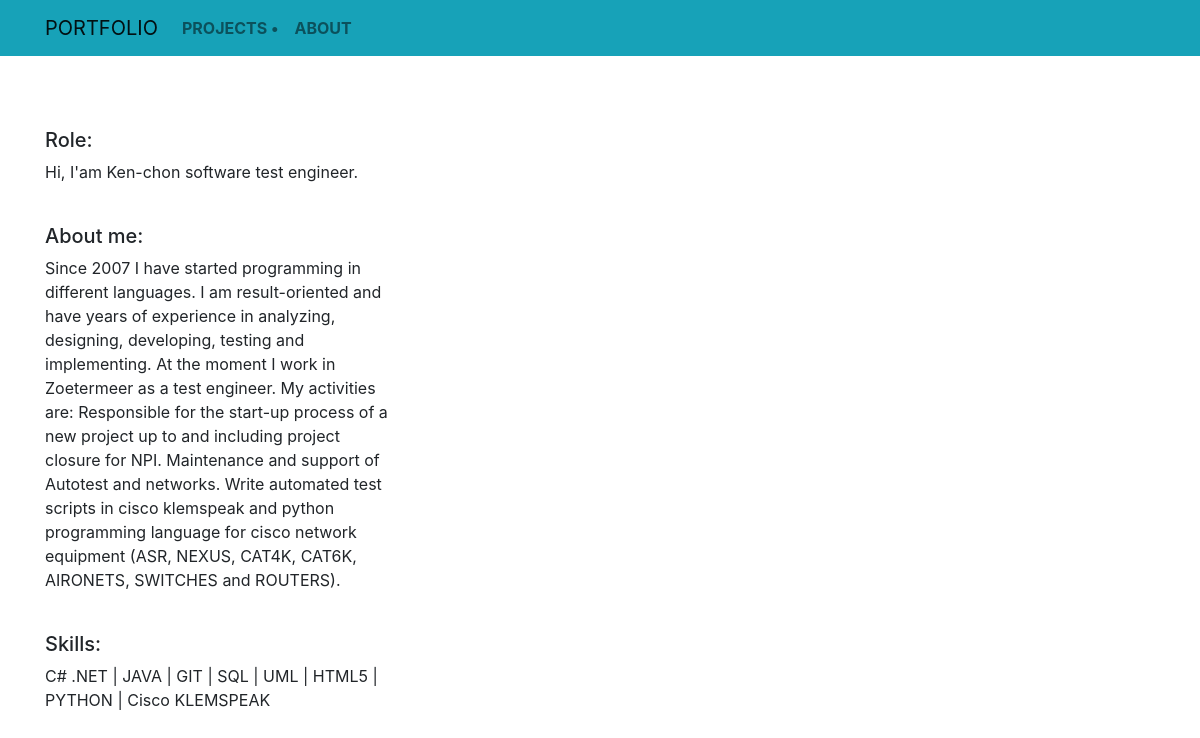
The page /about/ on the database its author committed.
### about/models.py (models this page shows)
class About(models.Model):
    role = models.CharField(max_length=100)
    descriptions = models.TextField()
    tech = models.CharField(max_length=100)

### about/views.py (the view)
# urls.py: path("", views.About_index, name="About_index"),
def About_index(request):
    about = About.objects.all()
    context = {
        "about": about
    }
    return render(request, "About_index.html",context)

### about/templates/About_index.html
{% extends "base.html" %}
{% load static %}
{% block page_content %}
<br>
<br>
<br>
<div class="row">
    {% for About in about %}
    <div class="col-md-4">
        <h5>Role:</h5>
        <p>{{ About.role}}</p>
        <br>
        <h5>About me:</h5>
        <p>{{ About.descriptions }}</p>
        <br>
        <h5>Skills:</h5>
        <p>{{ About.tech }}</p>
    </div>
    {% endfor %}
</div>
{% endblock %}

### rows shown on the page
About: role "Hi, I'am Ken-chon software test engineer.", descriptions "Since 2007 I have started programming in different languages. I am result-oriented and have years of experience in analyzing, designing, developing, testing and implementing. At the moment I work in Zoetermeer as a test engineer. My activities are: Responsible for the start-up process of a new project up to and including project closure for NPI. Maintenance and support of Autotest and networks. Write automated test scripts in cisco klemspeak and python programming language for cisco network equipment (ASR, NEXUS, CAT4K, CAT6K, AIRONETS, SWITCHES and ROUTERS).", tech "C# .NET | JAVA | GIT | SQL | UML | HTML5 | PYTHON | Cisco KLEMSPEAK"
